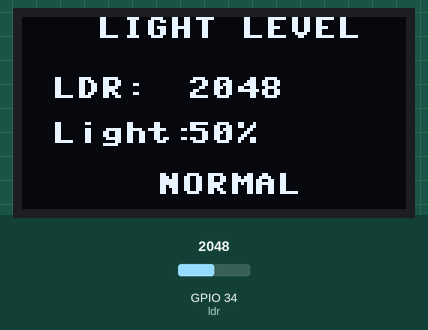
Recording of a program running on a simulated ESP32 board running MicroPython. Parts: 128×64 one-colour display. Wiring (from the project's diagram.json): light sensor on GPIO 34. Inputs (shaded band) come from the test bench; at power-on: GPIO 34 (ldr) = 2048 (analog values on the 0–4095 scale). Library files of the repository ran but are not shown: ssd1306.py.

Above: at 3.2 s.
3.3 s: GPIO 34 (ldr) set to 1301
At 4.1 s:
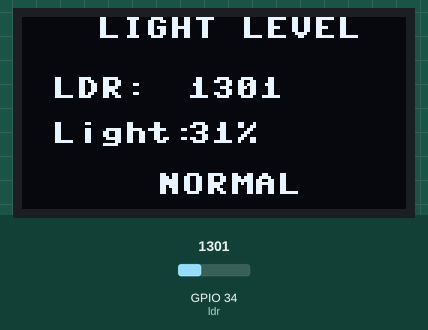
5.1 s: GPIO 34 (ldr) set to 1169
At 5.6 s:
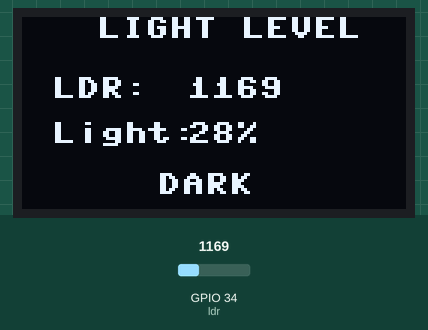
6.7 s: GPIO 34 (ldr) set to 3603
At 7.1 s:
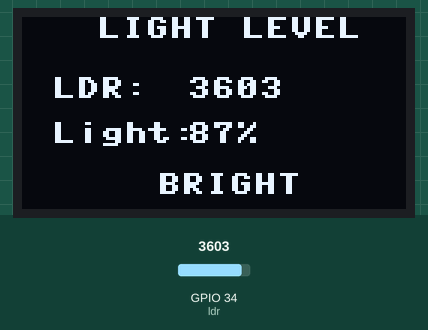
Timing chart, 0 to 9.7 s (numbered marks = the images above; inputs shaded):
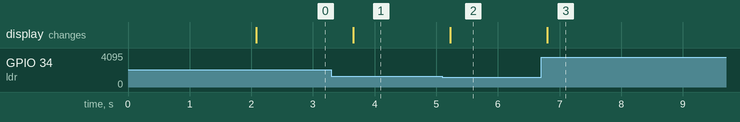

Measured:
- the behaviour switches between 1229 and 1228 on GPIO 34 (ldr) (found by bisection; images 1 and 2)
- after the input at 3.3 s, the display: changes after 0.35 s (image 1)
- after the input at 5.1 s, the display: changes after 0.13 s (image 2)
- after the input at 6.7 s, the display: changes after 0.10 s (image 3)

The program:

main.py
```python
from machine import Pin, ADC, I2C
import ssd1306
from time import sleep

# -------------------------
# OLED I2C
# -------------------------
i2c = I2C(
    0,
    scl=Pin(22),
    sda=Pin(21),
    freq=400000
)

oled = ssd1306.SSD1306_I2C(
    128,
    64,
    i2c,
    addr=0x3C
)

# -------------------------
# LDR
# -------------------------
ldr = ADC(Pin(34))
ldr.atten(ADC.ATTN_11DB)
ldr.width(ADC.WIDTH_12BIT)

# -------------------------
# Startup screen
# -------------------------
oled.fill(0)
oled.text("LDR SENSOR", 25, 5)
oled.text("Light Level", 25, 25)
oled.text("Starting...", 25, 45)
oled.show()

sleep(2)

# -------------------------
# Main loop
# -------------------------
while True:

    # Read LDR value
    light = ldr.read()

    # Calculate percentage
    percentage = int((light / 4095) * 100)

    # Clear OLED
    oled.fill(0)

    # Display title
    oled.text("LIGHT LEVEL", 25, 0)

    # Display raw LDR value
    oled.text("LDR:", 10, 20)
    oled.text(str(light), 55, 20)

    # Display percentage
    oled.text("Light:", 10, 35)
    oled.text(str(percentage) + "%", 55, 35)

    # Display status
    if percentage < 30:
        status = "DARK"
    elif percentage < 70:
        status = "NORMAL"
    else:
        status = "BRIGHT"

    oled.text(status, 45, 52)

    # Update OLED
    oled.show()

    # Update every 0.5 second
    sleep(0.5)
```
